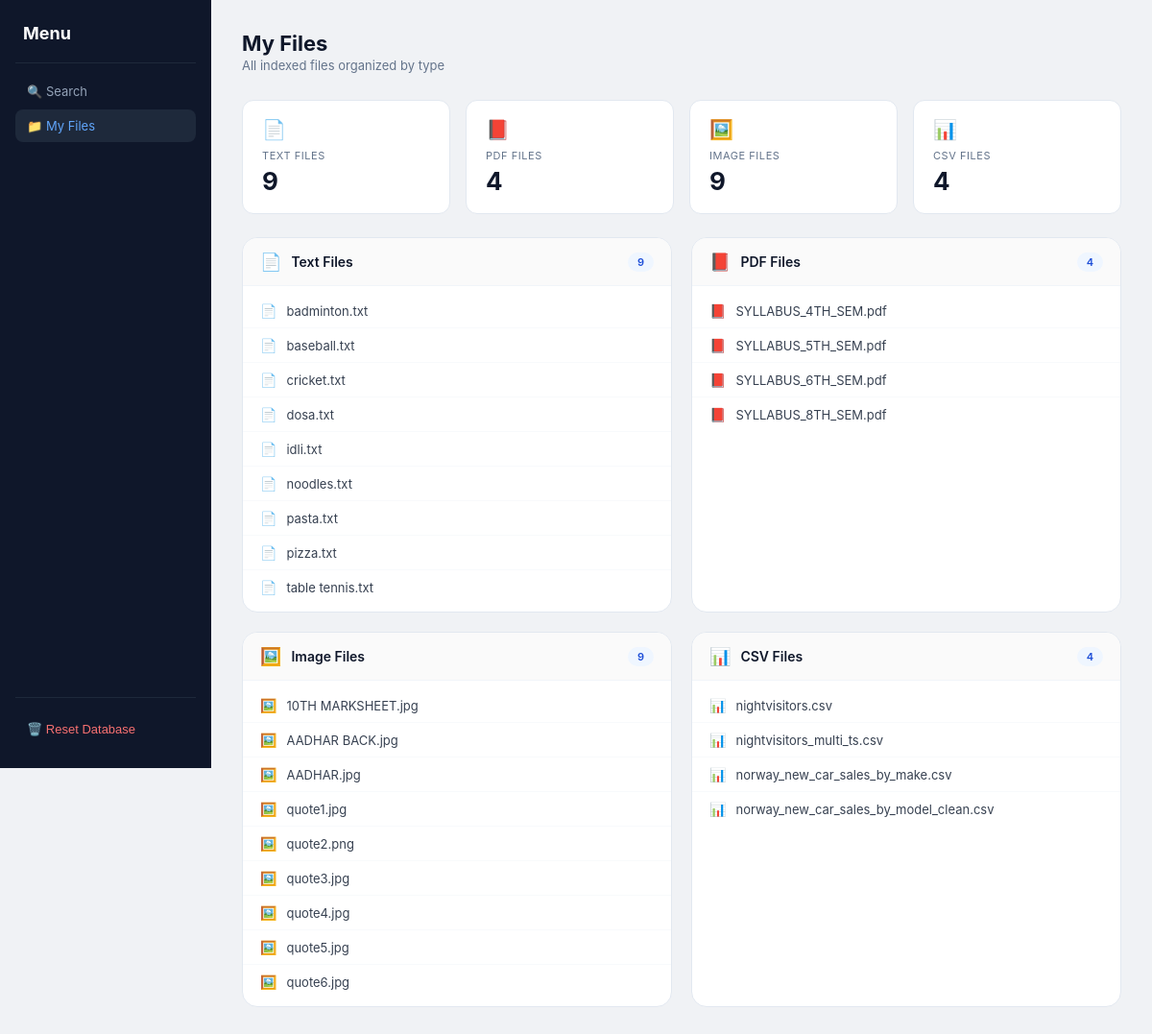
The page /files on the database its author committed.
### tables this page shows
CREATE TABLE files (
    id INTEGER PRIMARY KEY AUTOINCREMENT,

    path TEXT NOT NULL UNIQUE,     -- relative path
    name TEXT NOT NULL,
    extension TEXT,
    size INTEGER,
    modified_time INTEGER,
    created_time INTEGER,
    folder TEXT,                  -- NEW (important)
    file_hash TEXT                -- optional
);

### backend/api/main.py (the view)
@app.get("/files")
def my_files(request: Request):
    conn = sqlite3.connect(DB_LOCATION)
    cursor = conn.cursor()
    cursor.execute("SELECT name, extension, folder, path FROM files ORDER BY name")
    rows = cursor.fetchall()
    conn.close()
    files = {"Text Files": [], "PDF Files": [], "Image Files": [], "CSV Files": []}
    for name, extension, folder, path in rows:
        if folder in files:
            files[folder].append({"name": name, "extension": extension, "path": path})
    return templates.TemplateResponse(
        request=request,
        name="files.html",
        context={"files": files, "stats": status()}
    )

### backend/api/templates/files.html (shortened to what this page needs)
<!DOCTYPE html>
<html lang="en">
<head>
    <link rel="stylesheet" href="/static/styles.css">
</head>
<body>
    <aside class="sidebar">
        <div class="logo">
            Menu
        </div>
        <nav>
            <a href="/" class="nav-item">🔍 Search</a>
            <a href="/files" class="nav-item active">📁 My Files</a>
        </nav>
        <div class="sidebar-bottom">
            <button class="btn-reset-nav" onclick="showResetModal()">🗑️ Reset Database</button>
        </div>
    </aside>
    <main class="main">
        <div class="topbar">
            <div>
                <h1 class="page-title">My Files</h1>
                <p class="page-sub">All indexed files organized by type</p>
            </div>
        </div>
        <div class="stats-row">
            <div class="stat-card">
                <div class="stat-icon">📄</div>
                <div class="stat-label">Text Files</div>
                <div class="stat-value">{{ files['Text Files'] | length }}</div>
            </div>
            <div class="stat-card">
                <div class="stat-icon">📕</div>
                <div class="stat-label">PDF Files</div>
                <div class="stat-value">{{ files['PDF Files'] | length }}</div>
            </div>
            <div class="stat-card">
                <div class="stat-icon">🖼️</div>
                <div class="stat-label">Image Files</div>
                <div class="stat-value">{{ files['Image Files'] | length }}</div>
            </div>
            <div class="stat-card">
                <div class="stat-icon">📊</div>
                <div class="stat-label">CSV Files</div>
                <div class="stat-value">{{ files['CSV Files'] | length }}</div>
            </div>
        </div>
        <div class="files-grid">
            <div class="folder-card">
                <div class="folder-header">
                    <span class="folder-icon">📄</span>
                    <span class="folder-title">Text Files</span>
                    <span class="badge">{{ files['Text Files'] | length }}</span>
                </div>
                <div class="file-list">
                    {% if files['Text Files'] %}
                        {% for f in files['Text Files'] %}
                        <div class="file-row">
                            <span class="file-row-icon">📄</span>
                            <span class="file-row-name" title="{{ f.name }}">{{ f.name }}</span>
                        </div>
                        {% endfor %}
                    {% else %}
                        <div class="empty-folder">No files indexed yet</div>
                    {% endif %}
                </div>
            </div>
            <div class="folder-card">
                <div class="folder-header">
                    <span class="folder-icon">📕</span>
                    <span class="folder-title">PDF Files</span>
                    <span class="badge">{{ files['PDF Files'] | length }}</span>
                </div>
                <div class="file-list">
                    {% if files['PDF Files'] %}
                        {% for f in files['PDF Files'] %}
                        <div class="file-row">
                            <span class="file-row-icon">📕</span>
                            <span class="file-row-name" title="{{ f.name }}">{{ f.name }}</span>
                        </div>
                        {% endfor %}
                    {% else %}
                        <div class="empty-folder">No files indexed yet</div>
                    {% endif %}
                </div>
            </div>
            <div class="folder-card">
                <div class="folder-header">
                    <span class="folder-icon">🖼️</span>
                    <span class="folder-title">Image Files</span>
                    <span class="badge">{{ files['Image Files'] | length }}</span>
                </div>
                <div class="file-list">
                    {% if files['Image Files'] %}
                        {% for f in files['Image Files'] %}
                        <div class="file-row">
                            <span class="file-row-icon">🖼️</span>
                            <span class="file-row-name" title="{{ f.name }}">{{ f.name }}</span>
                        </div>
                        {% endfor %}
                    {% else %}
                        <div class="empty-folder">No files indexed yet</div>
                    {% endif %}
                </div>
            </div>
            <div class="folder-card">
                <div class="folder-header">
                    <span class="folder-icon">📊</span>
                    <span class="folder-title">CSV Files</span>
                    <span class="badge">{{ files['CSV Files'] | length }}</span>
                </div>
                <div class="file-list">
                    {% if files['CSV Files'] %}
                        {% for f in files['CSV Files'] %}
                        <div class="file-row">
                            <span class="file-row-icon">📊</span>
                            <span class="file-row-name" title="{{ f.name }}">{{ f.name }}</span>
                        </div>
                        {% endfor %}
                    {% else %}
                        <div class="empty-folder">No files indexed yet</div>
                    {% endif %}
                </div>
            </div>
        </div>
    </main>
</body>
</html>

### backend/api/static/styles.css (style rules this page uses)
* { box-sizing: border-box; margin: 0; padding: 0; }
body { font-family: -apple-system, BlinkMacSystemFont, 'Segoe UI', sans-serif; background: #f0f2f5; display: flex; min-height: 100vh; }
a.nav-item { text-decoration: none; }
.sidebar { width: 220px; background: #0f172a; min-height: 100vh; position: fixed; left: 0; top: 0; padding: 24px 16px; display: flex; flex-direction: column; }
.logo { color: #fff; font-size: 18px; font-weight: 700; padding: 0 8px 20px; border-bottom: 1px solid #1e293b; margin-bottom: 12px; display: flex; align-items: center; gap: 8px; }
.nav-item { color: #94a3b8; font-size: 13px; padding: 9px 12px; border-radius: 8px; cursor: pointer; display: flex; align-items: center; gap: 10px; margin-bottom: 2px; transition: all 0.15s; }
.nav-item.active { background: #1e293b; color: #60a5fa; }
.sidebar-bottom { margin-top: auto; padding-top: 16px; border-top: 1px solid #1e293b; }
.btn-reset-nav { width: 100%; background: none; border: none; color: #f87171; font-size: 13px; padding: 9px 12px; border-radius: 8px; cursor: pointer; text-align: left; display: flex; align-items: center; gap: 10px; }
.main { margin-left: 220px; padding: 32px; flex: 1; }
.topbar { display: flex; align-items: center; justify-content: space-between; margin-bottom: 28px; }
.page-title { font-size: 22px; font-weight: 700; color: #0f172a; }
.page-sub { font-size: 13px; color: #64748b; margin-top: 2px; }
.stats-row { display: grid; grid-template-columns: repeat(4, 1fr); gap: 16px; margin-bottom: 24px; }
.stat-card { background: #fff; border-radius: 12px; padding: 18px 20px; border: 1px solid #e2e8f0; }
.stat-label { font-size: 11px; color: #64748b; text-transform: uppercase; letter-spacing: 0.05em; margin-bottom: 4px; }
.stat-value { font-size: 26px; font-weight: 700; color: #0f172a; }
.stat-icon { font-size: 20px; margin-bottom: 8px; }
.badge { background: #eff6ff; color: #1d4ed8; font-size: 11px; font-weight: 600; padding: 3px 10px; border-radius: 20px; }
.files-grid { display: grid; grid-template-columns: repeat(2, 1fr); gap: 20px; }
.folder-card { background: #fff; border-radius: 16px; border: 1px solid #e2e8f0; overflow: hidden; }
.folder-header { padding: 14px 18px; border-bottom: 1px solid #f1f5f9; display: flex; align-items: center; gap: 10px; background: #fafafa; }
.folder-icon { font-size: 18px; }
.folder-title { font-size: 14px; font-weight: 600; color: #0f172a; flex: 1; }
.file-list { padding: 8px 0; max-height: 380px; overflow-y: auto; }
.file-row { display: flex; align-items: center; gap: 10px; padding: 9px 18px; border-bottom: 1px solid #f8fafc; transition: background 0.1s; }
.file-row:last-child { border-bottom: none; }
.file-row-icon { font-size: 14px; flex-shrink: 0; }
.file-row-name { font-size: 13px; color: #374151; flex: 1; overflow: hidden; text-overflow: ellipsis; white-space: nowrap; }

### rows shown on the page
files: name "badminton.txt"
files: name "baseball.txt"
files: name "cricket.txt"
files: name "dosa.txt"
files: name "idli.txt"
files: name "noodles.txt"
files: name "pasta.txt"
files: name "pizza.txt"
files: name "table tennis.txt"
files: name "SYLLABUS_4TH_SEM.pdf"
files: name "SYLLABUS_5TH_SEM.pdf"
files: name "SYLLABUS_6TH_SEM.pdf"
files: name "SYLLABUS_8TH_SEM.pdf"
files: name "10TH MARKSHEET.jpg"
files: name "AADHAR BACK.jpg"
files: name "AADHAR.jpg"
files: name "quote1.jpg"
files: name "quote2.png"
files: name "quote3.jpg"
files: name "quote4.jpg"
files: name "quote5.jpg"
files: name "quote6.jpg"
files: name "nightvisitors.csv"
files: name "nightvisitors_multi_ts.csv"
files: name "norway_new_car_sales_by_make.csv"
files: name "norway_new_car_sales_by_model_clean.csv"

### other values the page prints
{{ files['Text Files'] | length }} "9"
{{ files['PDF Files'] | length }} "4"
{{ files['Image Files'] | length }} "9"
{{ files['CSV Files'] | length }} "4"
